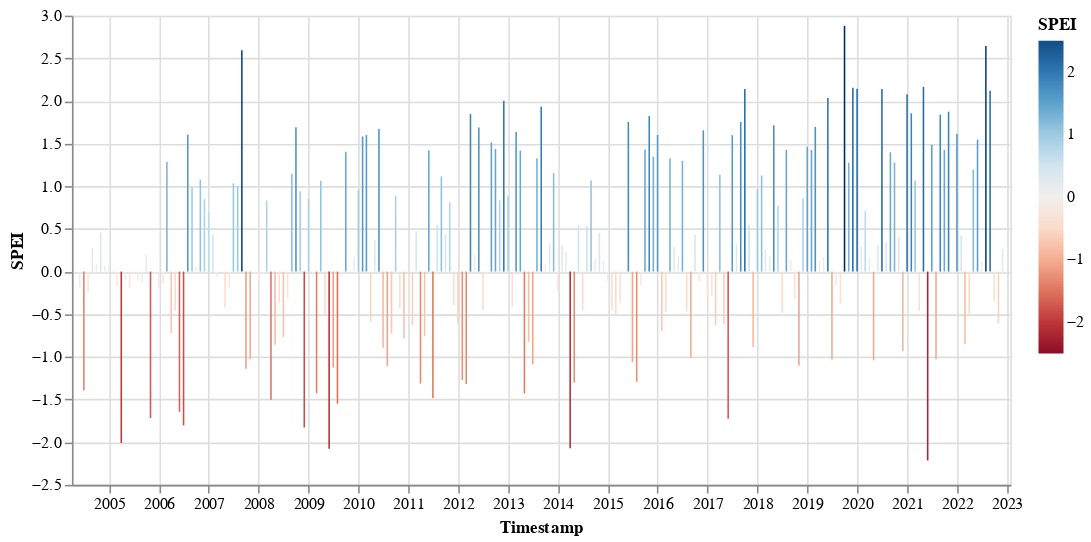

Notebook code for this chart:
### Code cell
#bar chart

alt.Chart(spei_df).mark_bar(size=1).encode(
    x='Timestamp:T',
    y='SPEI:Q',
    color=alt.Color(
        'SPEI:Q', scale=alt.Scale(scheme='redblue', domain=(-2.5, 2.5))),
    tooltip=[
        alt.Tooltip('Timestamp:T', title='Date'),
        alt.Tooltip('SPEI:Q', title='SPEI')
    ]).properties(width=600, height=300)

### Figure 1 — Vega-Lite specification as saved in the notebook (floating-point values rounded to 4 significant figures; data arrays with more than 128 entries replaced by an {"elided": "..."} marker saying what was removed)
{"config": {"view": {"continuousWidth": 300, "continuousHeight": 300}}, "data": {"name": "data-f79eeb013d812d1ab6f7d1b19a3cc095"}, "mark": {"type": "bar", "size": 1}, "encoding": {"color": {"field": "SPEI", "scale": {"domain": [-2.5, 2.5], "scheme": "redblue"}, "type": "quantitative"}, "tooltip": [{"field": "Timestamp", "title": "Date", "type": "temporal"}, {"field": "SPEI", "title": "SPEI", "type": "quantitative"}], "x": {"field": "Timestamp", "type": "temporal"}, "y": {"field": "SPEI", "type": "quantitative"}}, "height": 300, "width": 600, "$schema": "https://vega.github.io/schema/vega-lite/v5.17.0.json", "datasets": {"data-f79eeb013d812d1ab6f7d1b19a3cc095": {"elided": "223 records"}}}
